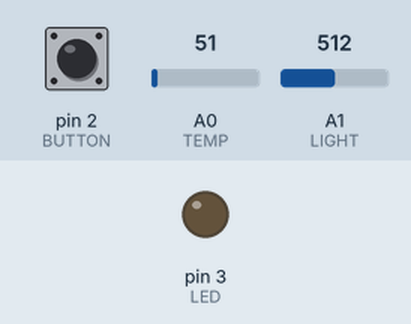
The sketch below on a simulated Arduino Leonardo, built with avr-gcc and run on an emulated ATmega32U4. Parts: output pins drawn as LEDs (lit = HIGH). The test bench sets the inputs (shaded band); at power-on: pin 2 (BUTTON) LOW, A0 (TEMP) = 51, A1 (LIGHT) = 512. USB keyboard and mouse output is not drawn.

Above: at 1.2 s.
1.3 s: pin 2 (BUTTON) pulled HIGH for 0.15 s
At 2.1 s:
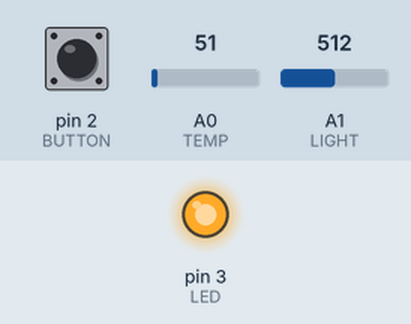
2.9 s: pin 2 (BUTTON) pulled HIGH for 1 s
At 3.4 s:
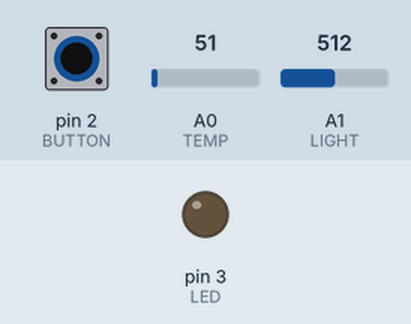
5.4 s: pin 2 (BUTTON) pulled HIGH for 3.2 s
At 6.5 s:
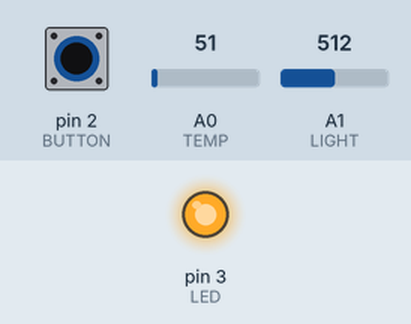
Timing chart, 0 to 8.4 s (numbered marks = the images above; inputs shaded):
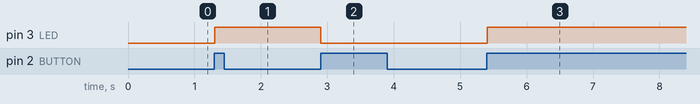

The sketch:

TempAndLightDataLogger.ino
```cpp
//Light and Temp Logger
#include <Keyboard.h>

const int TEMP = 0;
const int LIGHT = 1;
const int LED = 3;
const int BUTTON = 2;

boolean lastButton = LOW;
boolean currentButton = LOW;
boolean running = false;
int counter = 1;

void setup() {
  pinMode (LED, OUTPUT);
  Keyboard.begin();
}

void loop() {
  currentButton = debounce(lastButton);

  if (lastButton == LOW && currentButton == HIGH)    //if it was pressed...
    running = !running;                             //Toggle running state

  lastButton = currentButton;

  if (running)
  {
    digitalWrite(LED, HIGH);
    if (millis() % 1000 == 0)
    {
      int temperature = analogRead(TEMP);
      int brightness = analogRead(LIGHT);
      Keyboard.print(counter);
      Keyboard.print(",");
      Keyboard.print(LIGHT);
      Keyboard.print(",");
      Keyboard.println(brightness);
      counter++;
    }
  }
  else
  {
    digitalWrite(LED, LOW);
  }
}

/**Debouncing Function
     Pass it the previous button state,
     and get back the current debounced button state.
*/

boolean debounce(boolean last)
{
  boolean current = digitalRead(BUTTON);
  if (last != current)
  {
    delay(5);
    current = digitalRead(BUTTON);
  }
  return current;
}
```

Measured:
- after the input at 1.3 s, pin 3 (LED): LOW → HIGH at once
- after the input at 2.9 s, pin 3 (LED): HIGH → LOW at once
- after the input at 5.4 s, pin 3 (LED): LOW → HIGH at once
